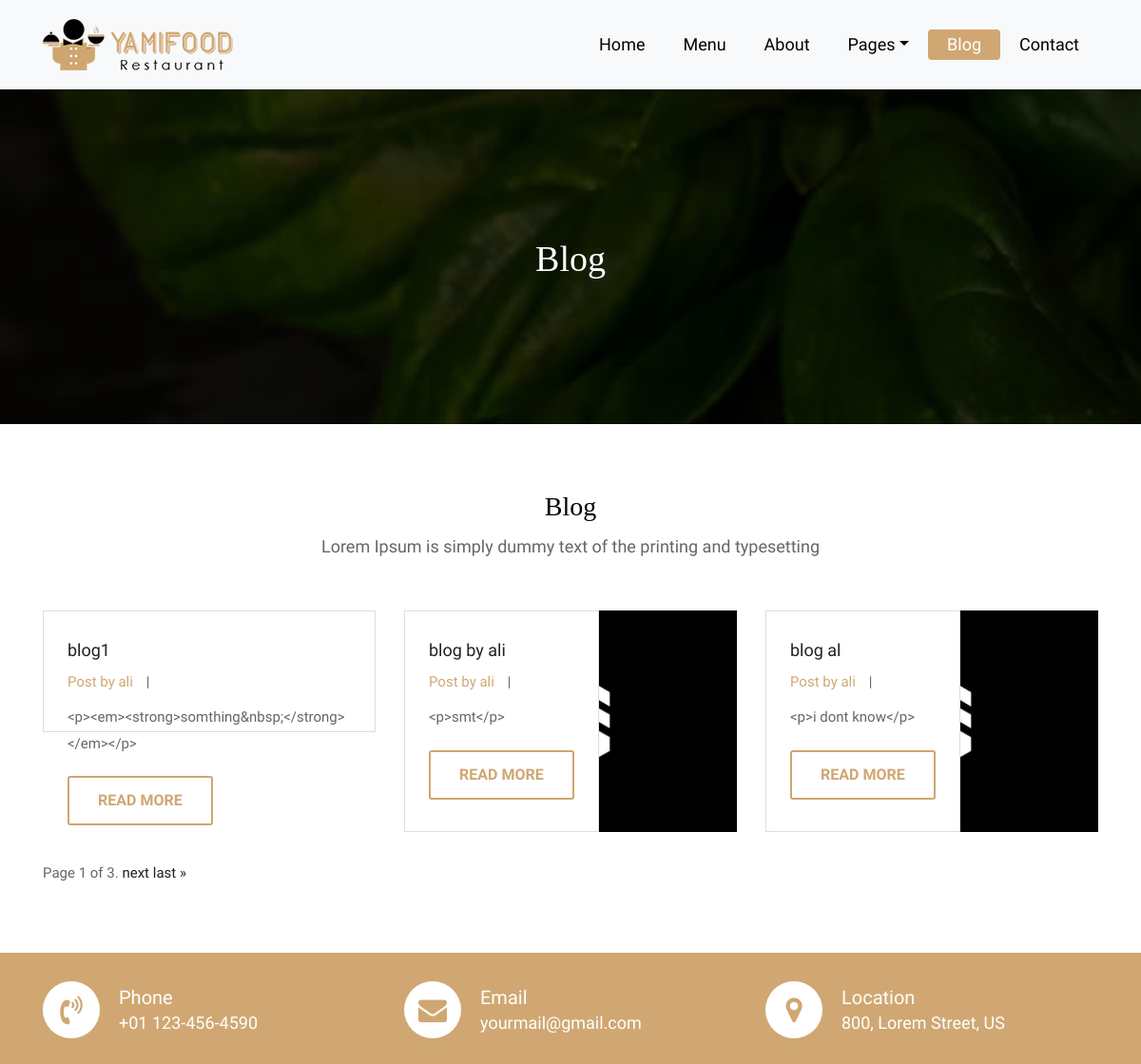
/blogs/ (upper part), run on an earlier commit of the app's database.
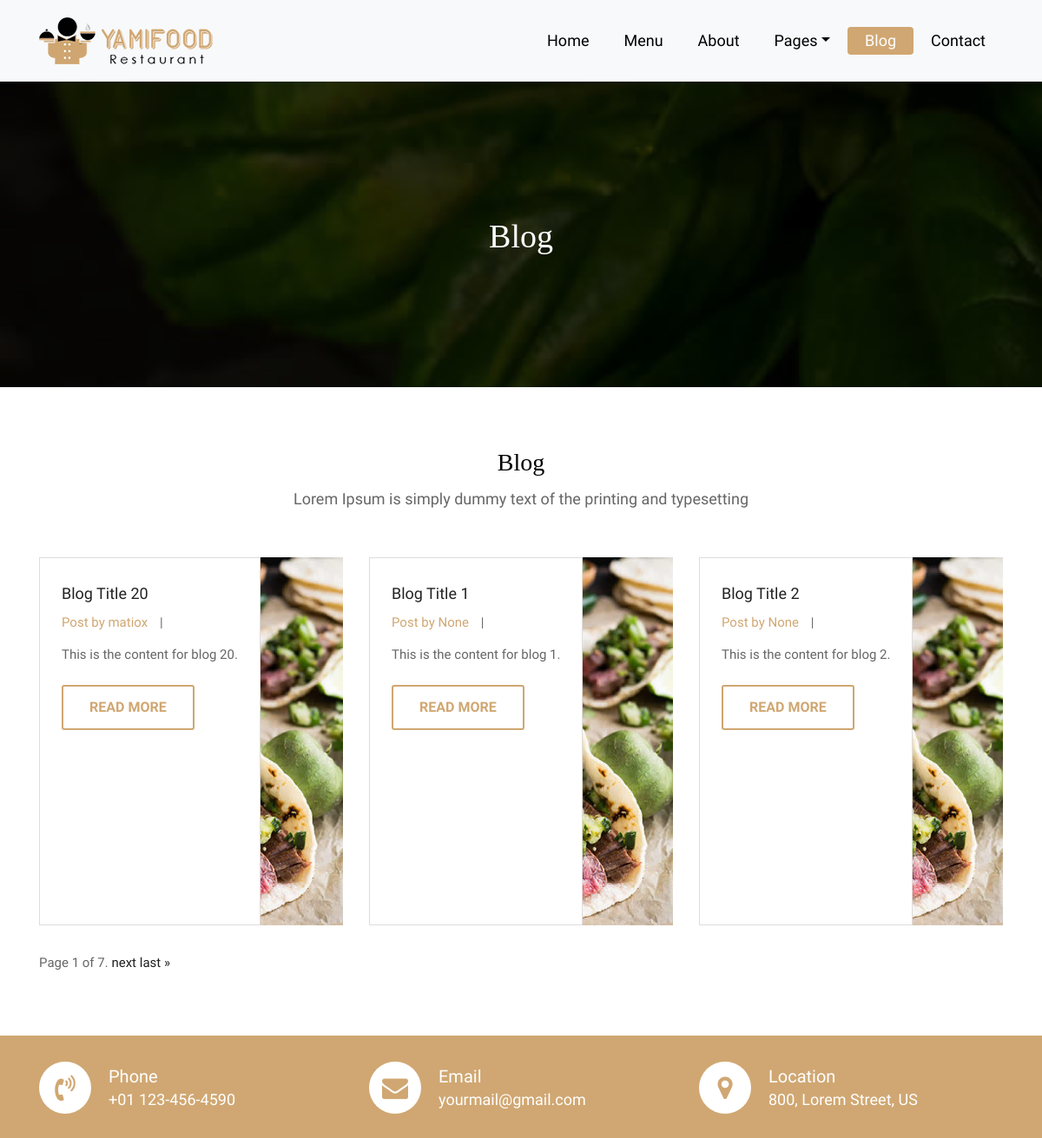
And on a later commit of the database.
### blog/models.py (models this page shows, shortened)
class Article(models.Model):
    title = models.CharField(_("Title"), max_length=50)
    slug = models.SlugField("slug",unique=True, blank=True, null=True)
    description = models.CharField(_("Description"), max_length=100)
    content = models.TextField()
    author = models.ForeignKey(User, verbose_name="Author", on_delete=models.SET_NULL, null=True, blank=True)
    image = models.ImageField(_("Image"), upload_to="blogs/", null=True, blank=True)
    category = models.ForeignKey("Category", verbose_name="Category",related_name="blog", on_delete=models.CASCADE, blank=True, null=True)
    tags = models.ManyToManyField("Tag", verbose_name="Tags", related_name="blogs", blank=True)
    is_published = models.BooleanField("is published", default=False)
    publish_at = models.DateTimeField("publish at", null=True, blank=True, auto_now_add=True)

### account/models.py (models this page shows)
class User(AbstractUser):
    is_author = models.BooleanField(default=False, verbose_name="Is Author")
    premum_user = models.DateTimeField(default=timezone.now, verbose_name="Is Premum Until")
    def is_premum_user(self):
        if self.premum_user and self.premum_user > timezone.now():
            return True
        else:
            return False
    is_premum_user.boolean = True
    is_premum_user.short_description = "IS PREMUM USER"

### blog/views.py (the view)
# urls.py: path("", views.ArticleListView.as_view(), name='blog_list'),
class ArticleListView(ListView):
    model = Article
    paginate_by = 3
    queryset = Article.objects.order_by('-publish_at')

### blog/templates/blog/article_list.html (shortened to what this page needs)
{% extends "base.html" %}
{% load static %}
{% block main %}
	<div class="all-page-title page-breadcrumb">
		<div class="container text-center">
			<div class="row">
				<div class="col-lg-12">
					<h1>Blog</h1>
				</div>
			</div>
		</div>
	</div>
	<div class="blog-box">
		<div class="container">
			<div class="row">
				<div class="col-lg-12">
					<div class="heading-title text-center">
						<h2>Blog</h2>
						<p>Lorem Ipsum is simply dummy text of the printing and typesetting</p>
					</div>
				</div>
			</div>
			<div class="row">
				{% for article in page_obj %}
				<div class="col-lg-4 col-md-6 col-12">
					<div class="blog-box-inner">
						<div class="blog-img-box">
						</div>
						<div class="blog-detail">
							<h4>{{article.title}}</h4>
							<ul>
								<li><span>Post by {{article.author}}</span></li>
								<li>|</li>
							</ul>
							<p>{{article.content}}</p>
							<a class="btn btn-lg btn-circle btn-outline-new-white" href="blogs/{{article.slug}}">Read More</a>
						</div>
					</div>
				</div>
				{% endfor %}
			</div>
			<div class="pagination">
				<span class="step-links">
					<span class="current">
						Page {{ page_obj.number }} of {{ page_obj.paginator.num_pages }}.
					</span>
					{% if page_obj.has_next %}
						<a href="blogs?page={{ page_obj.next_page_number }}">next</a>
						<a href="blogs?page={{ page_obj.paginator.num_pages }}">last &raquo;</a>
					{% endif %}
				</span>
			</div>
		</div>
	</div>
	<div class="contact-imfo-box">
		<div class="container">
			<div class="row">
				<div class="col-md-4">
					<i class="fa fa-volume-control-phone"></i>
					<div class="overflow-hidden">
						<h4>Phone</h4>
						<p class="lead">
							+01 123-456-4590
						</p>
					</div>
				</div>
				<div class="col-md-4">
					<i class="fa fa-envelope"></i>
					<div class="overflow-hidden">
						<h4>Email</h4>
						<p class="lead">
							yourmail@gmail.com
						</p>
					</div>
				</div>
				<div class="col-md-4">
					<i class="fa fa-map-marker"></i>
					<div class="overflow-hidden">
						<h4>Location</h4>
						<p class="lead">
							800, Lorem Street, US
						</p>
					</div>
				</div>
			</div>
		</div>
	</div>
{% endblock main %}

What changed in the data, as far as the page shows it:
no longer on this page (row edited): Article: title "blog al", author "ali", content "<p>i dont know</p>"
added Article: title "Blog Title 20", author "matiox", content "This is the content for blog 20."
changed Article: title "blog1" → "Blog Title 1"; author "ali" → "None"; content "<p><em><strong>somthing&nbsp;</strong></em></p>" → "This is the content for blog 1."
changed Article: title "blog by ali" → "Blog Title 2"; author "ali" → "None"; content "<p>smt</p>" → "This is the content for blog 2."
Also different on the page:
{{ page_obj.paginator.num_pages }}: "3" → "7"
